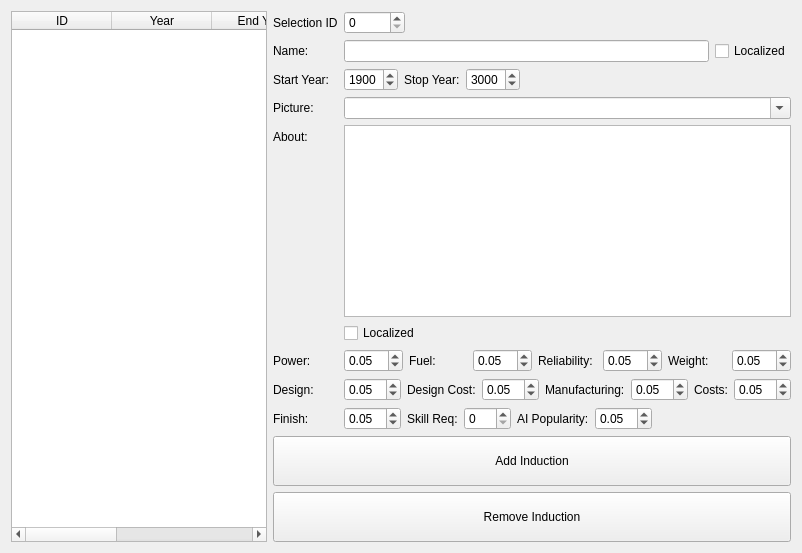
     <widget class="QWidget" name="tab_8">
      <attribute name="title">
       <string>Induction</string>
      </attribute>
      <layout class="QGridLayout" name="gridLayout_9">
       <item row="0" column="0">
        <widget class="QTableWidget" name="table_induction">
         <column>
          <property name="text">
           <string>ID</string>
          </property>
         </column>
         <column>
          <property name="text">
           <string>Year</string>
          </property>
         </column>
         <column>
          <property name="text">
           <string>End Year</string>
          </property>
         </column>
         <column>
          <property name="text">
           <string>Name</string>
          </property>
         </column>
         <column>
          <property name="text">
           <string>Skill</string>
          </property>
         </column>
        </widget>
       </item>
       <item row="0" column="1">
        <layout class="QFormLayout" name="formLayout_8">
         <property name="fieldGrowthPolicy">
          <enum>QFormLayout::AllNonFixedFieldsGrow</enum>
         </property>
         <item row="1" column="0">
          <widget class="QLabel" name="label_106">
           <property name="text">
            <string>Name:</string>
           </property>
          </widget>
         </item>
         <item row="1" column="1">
          <layout class="QHBoxLayout" name="horizontalLayout_37">
           <item>
            <widget class="QLineEdit" name="lineEdit_induct_name"/>
           </item>
           <item>
            <widget class="QCheckBox" name="checkBox_induct_name_localize">
             <property name="text">
              <string>Localized</string>
             </property>
            </widget>
           </item>
          </layout>
         </item>
         <item row="2" column="0">
          <widget class="QLabel" name="label_107">
           <property name="text">
            <string>Start Year:</string>
           </property>
          </widget>
         </item>
         <item row="2" column="1">
          <layout class="QHBoxLayout" name="horizontalLayout_38">
           <item>
            <widget class="QSpinBox" name="spinBox_induct_year">
             <property name="minimum">
              <number>1800</number>
             </property>
             <property name="maximum">
              <number>9999</number>
             </property>
             <property name="value">
              <number>1900</number>
             </property>
            </widget>
           </item>
           <item>
            <widget class="QLabel" name="label_108">
             <property name="text">
              <string>Stop Year:</string>
             </property>
            </widget>
           </item>
           <item>
            <widget class="QSpinBox" name="spinBox_induct_endyear">
             <property name="minimum">
              <number>1800</number>
             </property>
             <property name="maximum">
              <number>9999</number>
             </property>
             <property name="value">
              <number>3000</number>
             </property>
            </widget>
           </item>
           <item>
            <spacer name="horizontalSpacer_15">
             <property name="orientation">
              <enum>Qt::Horizontal</enum>
             </property>
             <property name="sizeHint" stdset="0">
              <size>
               <width>40</width>
               <height>20</height>
              </size>
             </property>
            </spacer>
           </item>
          </layout>
         </item>
         <item row="3" column="0">
          <widget class="QLabel" name="label_109">
           <property name="text">
            <string>Picture:</string>
           </property>
          </widget>
         </item>
         <item row="3" column="1">
          <widget class="QComboBox" name="comboBox_induct_picture">
           <property name="editable">
            <bool>true</bool>
           </property>
          </widget>
         </item>
         <item row="4" column="0">
          <widget class="QLabel" name="label_110">
           <property name="text">
            <string>About:</string>
           </property>
          </widget>
         </item>
         <item row="4" column="1">
          <layout class="QVBoxLayout" name="verticalLayout_9">
           <item>
            <widget class="QTextEdit" name="textEdit_induct_about"/>
           </item>
           <item>
            <widget class="QCheckBox" name="checkBox_induct_about_localize">
             <property name="text">
              <string>Localized</string>
             </property>
            </widget>
           </item>
          </layout>
         </item>
         <item row="5" column="0">
          <widget class="QLabel" name="label_111">
           <property name="text">
            <string>Power:</string>
           </property>
          </widget>
         </item>
         <item row="5" column="1">
          <layout class="QHBoxLayout" name="horizontalLayout_39">
           <item>
            <widget class="QDoubleSpinBox" name="spinBox_induct_power">
             <property name="singleStep">
              <double>0.010000000000000</double>
             </property>
             <property name="value">
              <double>0.050000000000000</double>
             </property>
            </widget>
           </item>
           <item>
            <widget class="QLabel" name="label_112">
             <property name="text">
              <string>Fuel:</string>
             </property>
            </widget>
           </item>
           <item>
            <widget class="QDoubleSpinBox" name="spinBox_induct_fuel">
             <property name="singleStep">
              <double>0.010000000000000</double>
             </property>
             <property name="value">
              <double>0.050000000000000</double>
             </property>
            </widget>
           </item>
           <item>
            <widget class="QLabel" name="label_113">
             <property name="text">
              <string>Reliability:</string>
             </property>
            </widget>
           </item>
           <item>
            <widget class="QDoubleSpinBox" name="spinBox_induct_realiability">
             <property name="singleStep">
              <double>0.010000000000000</double>
             </property>
             <property name="value">
              <double>0.050000000000000</double>
             </property>
            </widget>
           </item>
           <item>
            <widget class="QLabel" name="label_114">
             <property name="text">
              <string>Weight:</string>
             </property>
            </widget>
           </item>
           <item>
            <widget class="QDoubleSpinBox" name="spinBox_induct_weight">
             <property name="singleStep">
              <double>0.010000000000000</double>
             </property>
             <property name="value">
              <double>0.050000000000000</double>
             </property>
            </widget>
           </item>
          </layout>
         </item>
         <item row="6" column="0">
          <widget class="QLabel" name="label_115">
           <property name="text">
            <string>Design:</string>
           </property>
          </widget>
         </item>
         <item row="6" column="1">
          <layout class="QHBoxLayout" name="horizontalLayout_40">
           <item>
            <widget class="QDoubleSpinBox" name="spinBox_induct_design">
             <property name="singleStep">
              <double>0.010000000000000</double>
             </property>
             <property name="value">
              <double>0.050000000000000</double>
             </property>
            </widget>
           </item>
           <item>
            <widget class="QLabel" name="label_116">
             <property name="text">
              <string>Design Cost:</string>
             </property>
            </widget>
           </item>
           <item>
            <widget class="QDoubleSpinBox" name="spinBox_induct_designcosts">
             <property name="singleStep">
              <double>0.010000000000000</double>
             </property>
             <property name="value">
              <double>0.050000000000000</double>
             </property>
            </widget>
           </item>
           <item>
            <widget class="QLabel" name="label_117">
             <property name="text">
              <string>Manufacturing:</string>
             </property>
            </widget>
           </item>
           <item>
            <widget class="QDoubleSpinBox" name="spinBox_induct_manu">
             <property name="singleStep">
              <double>0.010000000000000</double>
             </property>
             <property name="value">
              <double>0.050000000000000</double>
             </property>
            </widget>
           </item>
           <item>
            <widget class="QLabel" name="label_118">
             <property name="text">
              <string>Costs:</string>
             </property>
            </widget>
           </item>
           <item>
            <widget class="QDoubleSpinBox" name="spinBox_induct_cost">
             <property name="singleStep">
              <double>0.010000000000000</double>
             </property>
             <property name="value">
              <double>0.050000000000000</double>
             </property>
            </widget>
           </item>
          </layout>
         </item>
         <item row="7" column="0">
          <widget class="QLabel" name="label_119">
           <property name="text">
            <string>Finish:</string>
           </property>
          </widget>
         </item>
         <item row="7" column="1">
          <layout class="QHBoxLayout" name="horizontalLayout_41">
           <item>
            <widget class="QDoubleSpinBox" name="spinBox_induct_finish">
             <property name="singleStep">
              <double>0.010000000000000</double>
             </property>
             <property name="value">
              <double>0.050000000000000</double>
             </property>
            </widget>
           </item>
           <item>
            <widget class="QLabel" name="label_253">
             <property name="text">
              <string>Skill Req:</string>
             </property>
            </widget>
           </item>
           <item>
            <widget class="QSpinBox" name="spinBox_induct_skill">
             <property name="maximum">
              <number>200</number>
             </property>
            </widget>
           </item>
           <item>
            <widget class="QLabel" name="label_120">
             <property name="text">
              <string>AI Popularity:</string>
             </property>
            </widget>
           </item>
           <item>
            <widget class="QDoubleSpinBox" name="spinBox_induct_aipop">
             <property name="singleStep">
              <double>0.010000000000000</double>
             </property>
             <property name="value">
              <double>0.050000000000000</double>
             </property>
            </widget>
           </item>
           <item>
            <spacer name="horizontalSpacer_16">
             <property name="orientation">
              <enum>Qt::Horizontal</enum>
             </property>
             <property name="sizeHint" stdset="0">
              <size>
               <width>40</width>
               <height>20</height>
              </size>
             </property>
            </spacer>
           </item>
          </layout>
         </item>
         <item row="8" column="0" colspan="2">
          <widget class="QPushButton" name="button_induct_add">
           <property name="minimumSize">
            <size>
             <width>0</width>
             <height>50</height>
            </size>
           </property>
           <property name="text">
            <string>Add Induction</string>
           </property>
          </widget>
         </item>
         <item row="9" column="0" colspan="2">
          <widget class="QPushButton" name="button_induct_remove">
           <property name="minimumSize">
            <size>
             <width>0</width>
             <height>50</height>
            </size>
           </property>
           <property name="text">
            <string>Remove Induction</string>
           </property>
          </widget>
         </item>
         <item row="0" column="0">
          <widget class="QLabel" name="label_252">
           <property name="text">
            <string>Selection ID</string>
           </property>
          </widget>
         </item>
         <item row="0" column="1">
          <layout class="QHBoxLayout" name="horizontalLayout_90">
           <item>
            <widget class="QSpinBox" name="spinBox_induct_id">
             <property name="maximum">
              <number>99999</number>
             </property>
            </widget>
           </item>
           <item>
            <spacer name="horizontalSpacer_41">
             <property name="orientation">
              <enum>Qt::Horizontal</enum>
             </property>
             <property name="sizeHint" stdset="0">
              <size>
               <width>40</width>
               <height>20</height>
              </size>
             </property>
            </spacer>
           </item>
          </layout>
         </item>
        </layout>
       </item>
      </layout>
     </widget>
